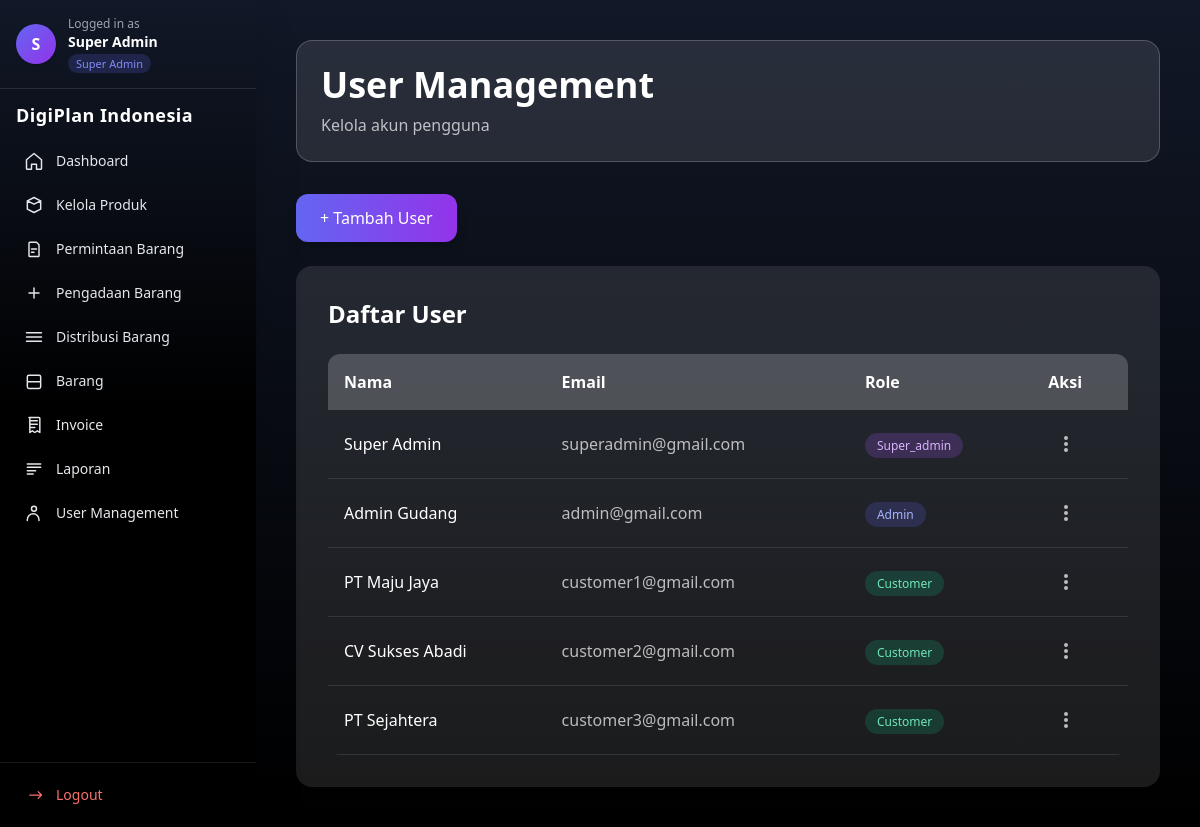
/superadmin/user-management.php (signed in), run on the app's committed database.
### tables this page shows
CREATE TABLE users (
  id INT AUTO_INCREMENT PRIMARY KEY,
  name VARCHAR(100),
  email VARCHAR(100) UNIQUE,
  password VARCHAR(255),
  role_id INT,
  created_at TIMESTAMP DEFAULT CURRENT_TIMESTAMP,
  deleted_at DATETIME DEFAULT NULL,
  FOREIGN KEY (role_id) REFERENCES roles(id)
);

CREATE TABLE roles (
  id INT AUTO_INCREMENT PRIMARY KEY,
  name VARCHAR(50) NOT NULL
);

### superadmin/user-management.php (the view, shortened to what this page needs)
<?php
require '../include/conn.php';
$users = mysqli_query($conn, "
  SELECT u.*, r.name AS role_name
  FROM users u
  JOIN roles r ON u.role_id = r.id
  WHERE u.deleted_at IS NULL
  ORDER BY u.created_at DESC
");
?>
<!DOCTYPE html>
<html lang="id">
<head>
  <script src="https://cdn.tailwindcss.com"></script>
</head>
<body class="bg-gradient-to-b from-gray-900 to-black text-white">
  <?php include '../include/layouts/sidebar-superadmin.php'; ?>
  <main class="ml-64 p-10">
    <div class="max-w-7xl mx-auto">
      <div class="bg-white/10 border border-white/20 p-6 rounded-2xl mb-8">
        <h1 class="text-4xl font-bold mb-2">User Management</h1>
        <p class="text-white/70">Kelola akun pengguna</p>
      </div>
      <?php if (!isset($_GET['edit']) && !isset($_GET['tambah'])): ?>
        <a href="?tambah=1"
          class="inline-flex mb-6 px-6 py-3 bg-gradient-to-r from-indigo-500 to-purple-600 rounded-xl shadow-lg hover:scale-105 transition">
          + Tambah User
        </a>
      <?php endif; ?>
      <div class="bg-white/10 p-8 rounded-2xl">
        <h2 class="text-2xl font-semibold mb-6">Daftar User</h2>
        <div class="rounded-xl overflow-hidden">
          <table class="w-full border-collapse">
            <thead>
              <tr class="bg-white/20">
                <th class="p-4 text-left">Nama</th>
                <th class="p-4 text-left">Email</th>
                <th class="p-4 text-left">Role</th>
                <th class="p-4 text-left">Aksi</th>
              </tr>
            </thead>
            <tbody>
              <?php while ($u = mysqli_fetch_assoc($users)): ?>
                <tr class="border-b border-white/10 hover:bg-white/5">
                  <td class="p-4 font-medium"><?= $u['name']; ?></td>
                  <td class="p-4 text-white/70"><?= $u['email']; ?></td>
                  <td class="p-4">
                    <span class="px-3 py-1 text-xs rounded-full
                    <?= $u['role_name'] === 'super_admin' ? 'bg-purple-500/20 text-purple-300' : '' ?>
                    <?= $u['role_name'] === 'admin' ? 'bg-indigo-500/20 text-indigo-300' : '' ?>
                    <?= $u['role_name'] === 'customer' ? 'bg-emerald-500/20 text-emerald-300' : '' ?>">
                      <?= ucfirst($u['role_name']); ?>
                    </span>
                  </td>
                  <td class="p-4">
                    <button
                      onclick="openDropdown(event, <?= $u['id']; ?>)"
                      class="p-2 rounded-lg hover:bg-white/10 text-white/70 hover:text-white transition">
                      <svg class="w-5 h-5" fill="currentColor" viewBox="0 0 20 20">
                        <path d="M10 6a2 2 0 110-4 2 2 0 010 4zM10 12a2 2 0 110-4 2 2 0 010 4zM10 18a2 2 0 110-4 2 2 0 010 4z"></path>
                      </svg>
                    </button>
                  </td>
                </tr>
              <?php endwhile; ?>
            </tbody>
          </table>
        </div>
      </div>
    </div>
  </main>
</body>
</html>

### data on the page
users: name "Super Admin", email "superadmin@gmail.com", role.name "Super_admin"
users: name "Admin Gudang", email "admin@gmail.com", role.name "Admin"
users: name "PT Maju Jaya", email "customer1@gmail.com", role.name "Customer"
users: name "CV Sukses Abadi", email "customer2@gmail.com", role.name "Customer"
users: name "PT Sejahtera", email "customer3@gmail.com", role.name "Customer"

### other printed values
substr($name, 0, 1) "S"
$name "Super Admin"
$role "Super Admin"
$label "Dashboard Kelola Produk Permintaan Barang Pengadaan Barang Distribusi Barang Barang Invoice Laporan User Management"
